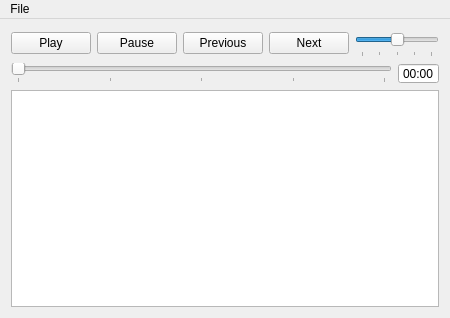
<?xml version="1.0" encoding="UTF-8"?>
<ui version="4.0">
 <class>MainWindow</class>
 <widget class="QMainWindow" name="MainWindow">
  <property name="geometry">
   <rect>
    <x>0</x>
    <y>0</y>
    <width>437</width>
    <height>318</height>
   </rect>
  </property>
  <property name="windowTitle">
   <string>MainWindow</string>
  </property>
  <property name="windowOpacity">
   <double>1.000000000000000</double>
  </property>
  <property name="autoFillBackground">
   <bool>true</bool>
  </property>
  <property name="tabShape">
   <enum>QTabWidget::Rounded</enum>
  </property>
  <widget class="QWidget" name="centralWidget">
   <layout class="QGridLayout" name="gridLayout_3">
    <item row="0" column="0">
     <layout class="QGridLayout" name="gridLayout">
      <item row="0" column="0">
       <widget class="QPushButton" name="playButton">
        <property name="text">
         <string>Play</string>
        </property>
       </widget>
      </item>
      <item row="0" column="1">
       <widget class="QPushButton" name="pauseButton">
        <property name="text">
         <string>Pause</string>
        </property>
        <property name="flat">
         <bool>false</bool>
        </property>
       </widget>
      </item>
      <item row="0" column="2">
       <widget class="QPushButton" name="previousButton">
        <property name="text">
         <string>Previous</string>
        </property>
       </widget>
      </item>
      <item row="0" column="3">
       <widget class="QPushButton" name="nextButton">
        <property name="text">
         <string>Next</string>
        </property>
       </widget>
      </item>
      <item row="0" column="4">
       <widget class="QSlider" name="gainSlider">
        <property name="minimumSize">
         <size>
          <width>84</width>
          <height>27</height>
         </size>
        </property>
        <property name="autoFillBackground">
         <bool>false</bool>
        </property>
        <property name="maximum">
         <number>100</number>
        </property>
        <property name="value">
         <number>50</number>
        </property>
        <property name="orientation">
         <enum>Qt::Horizontal</enum>
        </property>
        <property name="invertedAppearance">
         <bool>false</bool>
        </property>
        <property name="invertedControls">
         <bool>false</bool>
        </property>
        <property name="tickPosition">
         <enum>QSlider::TicksBelow</enum>
        </property>
        <property name="tickInterval">
         <number>25</number>
        </property>
       </widget>
      </item>
     </layout>
    </item>
    <item row="1" column="0">
     <layout class="QGridLayout" name="gridLayout_2">
      <item row="0" column="0">
       <widget class="QSlider" name="posSlider">
        <property name="sizePolicy">
         <sizepolicy hsizetype="Expanding" vsizetype="Fixed">
          <horstretch>0</horstretch>
          <verstretch>0</verstretch>
         </sizepolicy>
        </property>
        <property name="minimumSize">
         <size>
          <width>211</width>
          <height>0</height>
         </size>
        </property>
        <property name="maximum">
         <number>100</number>
        </property>
        <property name="value">
         <number>0</number>
        </property>
        <property name="tracking">
         <bool>false</bool>
        </property>
        <property name="orientation">
         <enum>Qt::Horizontal</enum>
        </property>
        <property name="tickPosition">
         <enum>QSlider::TicksBelow</enum>
        </property>
        <property name="tickInterval">
         <number>25</number>
        </property>
       </widget>
      </item>
      <item row="0" column="1">
       <widget class="QTimeEdit" name="posTime">
        <property name="sizePolicy">
         <sizepolicy hsizetype="Fixed" vsizetype="Fixed">
          <horstretch>0</horstretch>
          <verstretch>0</verstretch>
         </sizepolicy>
        </property>
        <property name="maximumSize">
         <size>
          <width>51</width>
          <height>21</height>
         </size>
        </property>
        <property name="contextMenuPolicy">
         <enum>Qt::CustomContextMenu</enum>
        </property>
        <property name="alignment">
         <set>Qt::AlignCenter</set>
        </property>
        <property name="readOnly">
         <bool>true</bool>
        </property>
        <property name="buttonSymbols">
         <enum>QAbstractSpinBox::NoButtons</enum>
        </property>
        <property name="correctionMode">
         <enum>QAbstractSpinBox::CorrectToNearestValue</enum>
        </property>
        <property name="currentSection">
         <enum>QDateTimeEdit::MinuteSection</enum>
        </property>
        <property name="displayFormat">
         <string>mm:ss</string>
        </property>
       </widget>
      </item>
     </layout>
    </item>
    <item row="2" column="0">
     <widget class="QTableWidget" name="playTable">
      <property name="enabled">
       <bool>true</bool>
      </property>
      <property name="frameShape">
       <enum>QFrame::StyledPanel</enum>
      </property>
      <property name="frameShadow">
       <enum>QFrame::Sunken</enum>
      </property>
      <property name="lineWidth">
       <number>1</number>
      </property>
      <property name="verticalScrollBarPolicy">
       <enum>Qt::ScrollBarAsNeeded</enum>
      </property>
      <property name="horizontalScrollBarPolicy">
       <enum>Qt::ScrollBarAsNeeded</enum>
      </property>
      <property name="editTriggers">
       <set>QAbstractItemView::NoEditTriggers</set>
      </property>
      <property name="dragDropOverwriteMode">
       <bool>false</bool>
      </property>
      <property name="alternatingRowColors">
       <bool>true</bool>
      </property>
      <property name="selectionMode">
       <enum>QAbstractItemView::SingleSelection</enum>
      </property>
      <property name="selectionBehavior">
       <enum>QAbstractItemView::SelectRows</enum>
      </property>
      <property name="showGrid">
       <bool>false</bool>
      </property>
      <property name="gridStyle">
       <enum>Qt::NoPen</enum>
      </property>
      <property name="sortingEnabled">
       <bool>false</bool>
      </property>
      <property name="cornerButtonEnabled">
       <bool>true</bool>
      </property>
      <property name="rowCount">
       <number>1</number>
      </property>
      <property name="columnCount">
       <number>1</number>
      </property>
      <attribute name="horizontalHeaderVisible">
       <bool>false</bool>
      </attribute>
      <attribute name="horizontalHeaderCascadingSectionResizes">
       <bool>false</bool>
      </attribute>
      <attribute name="horizontalHeaderHighlightSections">
       <bool>true</bool>
      </attribute>
      <attribute name="horizontalHeaderStretchLastSection">
       <bool>true</bool>
      </attribute>
      <attribute name="verticalHeaderVisible">
       <bool>false</bool>
      </attribute>
      <attribute name="verticalHeaderCascadingSectionResizes">
       <bool>false</bool>
      </attribute>
      <attribute name="verticalHeaderStretchLastSection">
       <bool>false</bool>
      </attribute>
      <row/>
      <column/>
     </widget>
    </item>
   </layout>
  </widget>
  <widget class="QMenuBar" name="menuBar">
   <property name="geometry">
    <rect>
     <x>0</x>
     <y>0</y>
     <width>437</width>
     <height>22</height>
    </rect>
   </property>
   <widget class="QMenu" name="menuFile">
    <property name="title">
     <string>File</string>
    </property>
    <addaction name="actionOpen"/>
    <addaction name="separator"/>
    <addaction name="actionClose"/>
    <addaction name="actionQuit"/>
   </widget>
   <addaction name="menuFile"/>
  </widget>
  <action name="actionOpen">
   <property name="text">
    <string>Open</string>
   </property>
   <property name="shortcut">
    <string>Ctrl+O</string>
   </property>
  </action>
  <action name="actionQuit">
   <property name="text">
    <string>Quit</string>
   </property>
   <property name="shortcut">
    <string>Ctrl+Q</string>
   </property>
  </action>
  <action name="actionClose">
   <property name="text">
    <string>Close</string>
   </property>
   <property name="shortcut">
    <string>Ctrl+W</string>
   </property>
  </action>
 </widget>
 <layoutdefault spacing="6" margin="11"/>
 <resources/>
 <connections/>
</ui>
